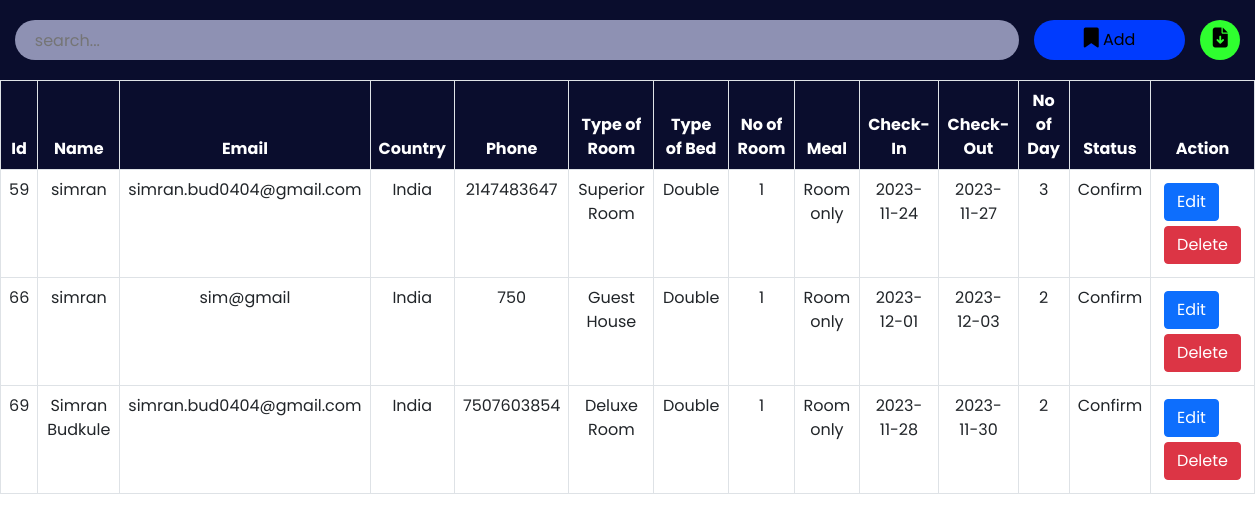
The page /admin/roombook.php on the database its author committed.
### tables this page shows
CREATE TABLE `roombook` (
  `id` int(10) NOT NULL,
  `Name` varchar(50) NOT NULL,
  `Email` varchar(50) NOT NULL,
  `Country` varchar(30) NOT NULL,
  `Phone` varchar(10) NOT NULL,
  `RoomType` varchar(30) NOT NULL,
  `Bed` varchar(30) NOT NULL,
  `Meal` varchar(30) NOT NULL,
  `NoofRoom` varchar(30) NOT NULL,
  `cin` date NOT NULL,
  `cout` date NOT NULL,
  `nodays` int(50) NOT NULL,
  `stat` varchar(30) NOT NULL
);

### admin/roombook.php (the view, shortened to what this page needs)
<?php
include '../config.php';
?>
<!DOCTYPE html>
<html lang="en">
<head>
    <link href="https://cdn.jsdelivr.net/npm/bootstrap@5.0.2/dist/css/bootstrap.min.css" rel="stylesheet">
    <link rel="stylesheet" href="https://cdnjs.cloudflare.com/ajax/libs/font-awesome/6.2.0/css/all.min.css" />
    <link rel="stylesheet" href="./css/roombook.css">
</head>
<body>
    <div class="searchsection">
        <input type="text" name="search_bar" id="search_bar" placeholder="search..." onkeyup="searchFun()">
        <button class="adduser" id="adduser" onclick="adduseropen()"><i class="fa-solid fa-bookmark"></i> Add</button>
        <form action="./exportdata.php" method="post">
            <button class="exportexcel" id="exportexcel" name="exportexcel" type="submit"><i class="fa-solid fa-file-arrow-down"></i></button>
        </form>
    </div>
    <div class="roombooktable" class="table-responsive-xl">
        <?php
            $roombooktablesql = "SELECT * FROM roombook";
            $roombookresult = mysqli_query($conn, $roombooktablesql);
        ?>
        <table class="table table-bordered" id="table-data">
            <thead>
                <tr>
                    <th scope="col">Id</th>
                    <th scope="col">Name</th>
                    <th scope="col">Email</th>
                    <th scope="col">Country</th>
                    <th scope="col">Phone</th>
                    <th scope="col">Type of Room</th>
                    <th scope="col">Type of Bed</th>
                    <th scope="col">No of Room</th>
                    <th scope="col">Meal</th>
                    <th scope="col">Check-In</th>
                    <th scope="col">Check-Out</th>
                    <th scope="col">No of Day</th>
                    <th scope="col">Status</th>
                    <th scope="col" class="action">Action</th>
                </tr>
            </thead>
            <tbody>
            <?php
            while ($res = mysqli_fetch_array($roombookresult)) {
            ?>
                <tr>
                    <td><?php echo $res['id'] ?></td>
                    <td><?php echo $res['Name'] ?></td>
                    <td><?php echo $res['Email'] ?></td>
                    <td><?php echo $res['Country'] ?></td>
                    <td><?php echo $res['Phone'] ?></td>
                    <td><?php echo $res['RoomType'] ?></td>
                    <td><?php echo $res['Bed'] ?></td>
                    <td><?php echo $res['NoofRoom'] ?></td>
                    <td><?php echo $res['Meal'] ?></td>
                    <td><?php echo $res['cin'] ?></td>
                    <td><?php echo $res['cout'] ?></td>
                    <td><?php echo $res['nodays'] ?></td>
                    <td><?php echo $res['stat'] ?></td>
                    <td class="action">
                        <a href="roombookedit.php?id=<?php echo $res['id'] ?>"><button class="btn btn-primary">Edit</button></a>
                        <a href="roombookdelete.php?id=<?php echo $res['id'] ?>"><button class='btn btn-danger'>Delete</button></a>
                    </td>
                </tr>
            <?php
            }
            ?>
            </tbody>
        </table>
    </div>
</body>
</html>

### admin/css/roombook.css (style rules this page uses)
:root { --bg-text-shadow: 0 2px 4px rgb(13 0 77 / 8%), 0 3px 6px rgb(13 0 77 / 8%), 0 8px 16px rgb(13 0 77 / 8%); --bg-box-shadow: 0px 0px 20px 6px rgba(26, 30, 164, 0.31); }
body { background-color: #ffff; }
* { margin: 0; padding: 0; font-family: 'Poppins', sans-serif; }
i { font-size: 20px; }
.searchsection { height: 80px; width: 100%; display: flex; justify-content: space-evenly; align-items: center; background-color: #0a0d2d; position: fixed; z-index: 500; }
#search_bar { height: 40px; width: 80%; border: none; background-color: rgba(195, 198, 233, 0.714); padding-left: 20px; border-radius: 30px; }
#adduser { height: 40px; background-color: rgb(0, 59, 254); border: none; border-radius: 30px; padding: 0 50px; }
.exportexcel { height: 40px; width: 40px; background-color: rgb(47, 255, 47); border: none; border-radius: 50%; }
a { color: black; }
.roombooktable { position: absolute; color: #0a0d2d; margin-top: 80px; width: 100%; height: 100vh; padding-bottom: 900px; }
.roombooktable thead { background-color: #0a0d2d; color: white; text-align: center; }
.roombooktable tbody { text-align: center; }
.action a { text-decoration: none; }
.action button { display: flex; flex-wrap: wrap; margin: 5px; }

### rows shown on the page
roombook: id "59", Name "simran", Email "simran.bud0404@gmail.com", Country "India", Phone "2147483647", RoomType "Superior Room", Bed "Double", NoofRoom "1", Meal "Room only", cin "2023-11-24", cout "2023-11-27", nodays "3", stat "Confirm"
roombook: id "66", Name "simran", Email "sim@gmail", Country "India", Phone "750", RoomType "Guest House", Bed "Double", NoofRoom "1", Meal "Room only", cin "2023-12-01", cout "2023-12-03", nodays "2", stat "Confirm"
roombook: id "69", Name "Simran Budkule", Email "simran.bud0404@gmail.com", Country "India", Phone "7507603854", RoomType "Deluxe Room", Bed "Double", NoofRoom "1", Meal "Room only", cin "2023-11-28", cout "2023-11-30", nodays "2", stat "Confirm"
